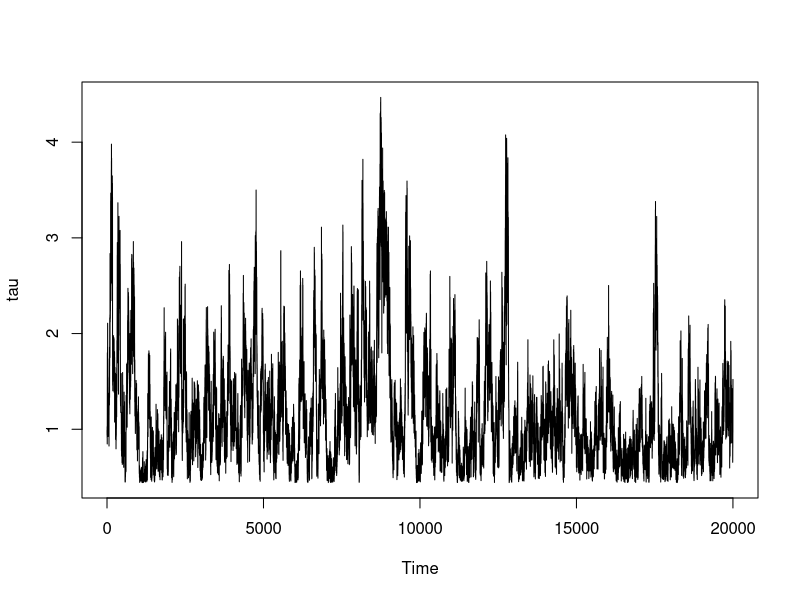
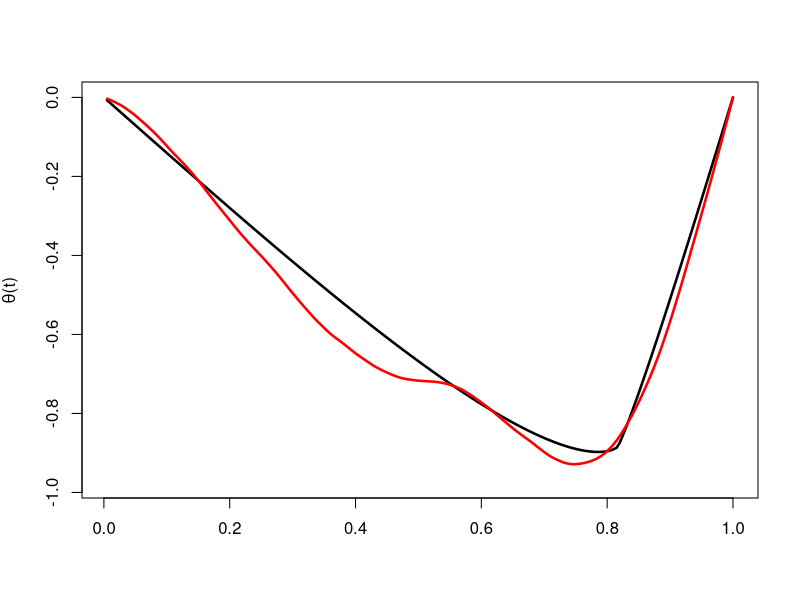

The R script that drew these images, in order:
# Implementation of Non-centered pCN within Gibbs Sampler
# Algorithm 4 in Chen, Dunlop, Papaspilopoulos, Stuart arXiv:1803.03344
# for an alpha-regular tau-scaled Laplace prior in the white noise model
# with fixed alpha and tau chosen via hierarchical Bayes,
# This code reproduces simulations presented in Section 4 of
# Agapiou and Savva 2022 arXiv:2209.06045
#---------------------------------------------------

rm(list=ls())
graphics.off()

# Define the truth on spectral and spatial domain
# and the observed data X
#------------------------------------------------------
set.seed(1)

n=200 # noise precision
L=200 # truncation point of the expansion

l_vec=1:L #coefficient index
j_vec=l_vec #spatial domain
truth_coefs=sin(10*l_vec)*(l_vec^(-2.25)) 
basis_mat=outer(j_vec,l_vec,function(j_vec,l_vec) sqrt(2)*sin(l_vec*pi*j_vec/L))
truth=basis_mat%*%truth_coefs #Sobolev regularity beta=1.75
# Truth taken from Section 3 of Szabo, van der Vaart and van Zanten 2015

X_coefs=truth_coefs+rnorm(L)/sqrt(n) # generate X coefficients
X=basis_mat%*%X_coefs # observation in spatial domain


# Define the prior and the orthogonal transformation required in pCN
#---------------------------------------------------------------
alpha=1.75 # prior regularity
scale_vec=l_vec^(-1/2-alpha) #prior scaling gamma_ell

a0=1 # Invere-Gamma hyper-prior shape
b0=1 # Inverse-Gamma hyper-prior scale
lt=n^(-1/(3+2*alpha)) #left truncation of Inverse-Gamma hyper prior see (2.3) in arXiv:2209.06045

# White noise representation for Laplace prior (p=1)
T=function(xi,tau){
  return(tau*scale_vec*sign(xi)*(-log(2-2*pnorm(abs(xi))))) 
} 
# write theta drawn from Laplace with scaling tau 
# as T(xi,tau) where xi is white Gaussian

# Metropolis within Gibbs sampler initialization and parameters
#--------------------------------------------------------------
I=40000 #number of posterior samples
post_draws_tau=rep(NA,I) #empty vector to store the tau chain
post_draws_laplace=matrix(NA,nrow=I,ncol=L) #empty matrix to store the theta chain

tau_old=1 # initial value of parameter tau
old=rnorm(L) # initial value of xi white noise
post_draws_tau[1]=tau_old
post_draws_laplace[1,]=T(old,tau_old)

step_size=0.2 # whitened pCN stepsize for xi (should be tuned to give acc prob~0.3)
step_compl=sqrt(1-step_size^2)

acc=0 #acceptance probability counter for v-chain
tau_acc=0 # acceptance probability counter for tau-chain


#Metropolis within Gibbs sampler for sampling Pi(theta, tau|X)
#see Algorithm 4 in "Dimension-robust MCMC in Bayesian inverse problems" by Chen et al.
#--------------------------------------------------------------------------------------
for(i in 2:I){
  
  #---Update xi using pCN---#
  # 
  eta=rnorm(L)
  proposal=step_compl*old+step_size*eta 
  
  laccept_prob=n*(X_coefs%*%(T(proposal,tau_old)-T(old,tau_old)))+(n/2)*(sum(T(old,tau_old)^2)-sum(T(proposal,tau_old)^2))
  
  #Accept/reject xi
  if(log(runif(1))<=laccept_prob){
    old=proposal
    acc=acc+1 
  }


  #---Update tau (using independence sampler)---#
  #---Use Gaussian likelihood of tau as proposal, obtained by completing the square-#
  v=T(old,1) # theta=v*tau
  tau_var=1/(n*sum(v^2)) #variance of the proposal of tau
  tau_mean=n*tau_var*(X_coefs%*%v) #mean of the proposal of tau
  tau_proposal=rnorm(1,mean=tau_mean,sd=sqrt(tau_var))
  
    if(tau_proposal>lt){
      laccept_prob=(a0+1)*(log(tau_old)-log(tau_proposal))+b0*((1/tau_old)-(1/tau_proposal)) #log of acceptance probability for tau
    
      #Accept/reject
      if(log(runif(1))<=laccept_prob){ 
        tau_old=tau_proposal
        tau_acc=tau_acc+1 
      }
    }
post_draws_laplace[i,]=T(old,tau_old) # transform to get posterior theta-draws
post_draws_tau[i+1]=tau_old 
}

# Acceptance probabilities
print(acc/I) #for theta
print(tau_acc/I) #for tau

#Plots and results
#---------------------------------------
#tau
#-----
ts.plot(post_draws_tau[(I/2):I],ylab='tau') #time series plot of posterior draws of tau

#theta
#-----
#Posterior mean
postm_coefs=apply(post_draws_laplace[(I/2+1):I,],2,mean) #use I/2 iterations as warm-up
postm_laplace=basis_mat%*%postm_coefs

#Plot: (1)posterior draws (black line), (2)posterior mean (red line)
plot(j_vec/L,truth,type='l',xlab='',ylab=expression(paste(theta, "(t)")), ylim=c(-.975,0), lwd=2.5) #true curve
lines(j_vec/L,postm_laplace, col='red', lwd=2.5) #hierarchical Bayes Laplace posterior mean


#Calculate the mean squared error of the truth
sq_error=mean((truth-postm_laplace)^2)

